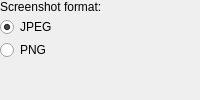
              <widget class="QFrame" name="screenshotFrame">
               <layout class="QVBoxLayout" name="verticalLayout_6">
                <property name="spacing">
                 <number>3</number>
                </property>
                <property name="leftMargin">
                 <number>0</number>
                </property>
                <property name="topMargin">
                 <number>0</number>
                </property>
                <property name="rightMargin">
                 <number>0</number>
                </property>
                <property name="bottomMargin">
                 <number>0</number>
                </property>
                <item>
                 <widget class="QLabel" name="screenshotLabel">
                  <property name="text">
                   <string>Screenshot format:</string>
                  </property>
                  <property name="alignment">
                   <set>Qt::AlignLeading|Qt::AlignLeft|Qt::AlignTop</set>
                  </property>
                  <property name="openExternalLinks">
                   <bool>true</bool>
                  </property>
                 </widget>
                </item>
                <item>
                 <widget class="QRadioButton" name="jpegRadioButton">
                  <property name="text">
                   <string>JPEG</string>
                  </property>
                  <property name="checked">
                   <bool>true</bool>
                  </property>
                  <attribute name="buttonGroup">
                   <string notr="true">screenshotButtonGroup</string>
                  </attribute>
                 </widget>
                </item>
                <item>
                 <widget class="QRadioButton" name="pngRadioButton">
                  <property name="text">
                   <string>PNG</string>
                  </property>
                  <attribute name="buttonGroup">
                   <string notr="true">screenshotButtonGroup</string>
                  </attribute>
                 </widget>
                </item>
                <item>
                 <spacer name="verticalSpacer_8">
                  <property name="orientation">
                   <enum>Qt::Vertical</enum>
                  </property>
                  <property name="sizeHint" stdset="0">
                   <size>
                    <width>0</width>
                    <height>0</height>
                   </size>
                  </property>
                 </spacer>
                </item>
               </layout>
              </widget>
